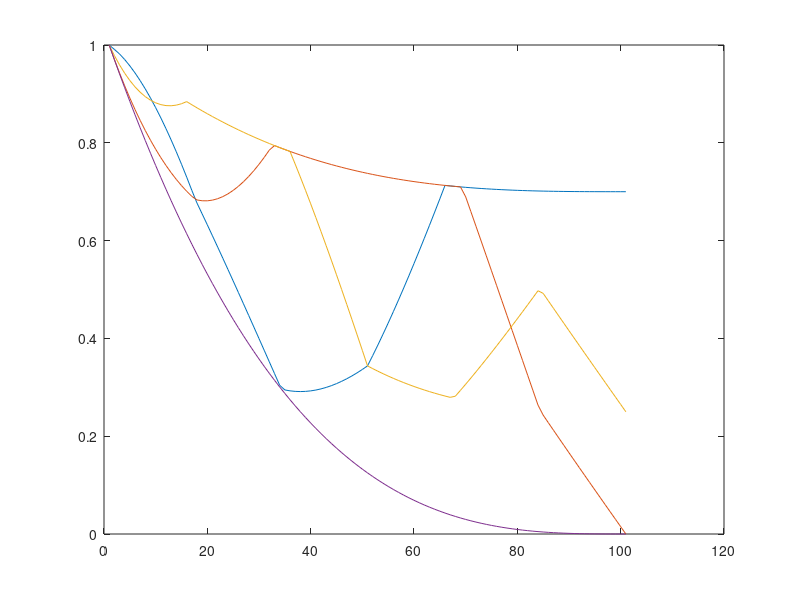

MATLAB code for this plot:
spectrum = zeros(7,4);
spectrum(1,:) = [ 1, 0, 0, 0 ];
spectrum(2,:) = [ 0, 0, 1, 0 ];
spectrum(3,:) = [ 0, 1, 1, 0 ];
spectrum(4,:) = [ 0, 1, 0, 0 ];
spectrum(5,:) = [ 1, 1, 0, 0 ];
spectrum(6,:) = [ 1, 0, 1, 0 ];
spectrum(7,:) = [ 1, 0, 0, 0 ];

count = 6;
wavelengthScalar = 0:0.01:1;
f = count*wavelengthScalar;
i1 = floor(max(0.0, min(f-1.0, count)));
i2 = floor(min(f, count));
i3 = floor(min(f+1.0, count));
i4 = floor(min(f+2.0, count));
s = 0.5+(f-i2)*0.5;
t = (f-i2)*0.5;

rgb = zeros(4,numel(wavelengthScalar));
for k=1:4
p = spectrum(:,k);
c = p(1+i1)'.*(1-s) + p(1+i3)'.*s + p(1+i2)'.*(1-t) + p(1+i4)'.*t;
x = 1-(1-wavelengthScalar).*(1-wavelengthScalar).*(1-wavelengthScalar);
c = 1.*(1-x) + min(0.7,c.*0.5).*x;
rgb(k,:) = c;

end

plot(rgb');
